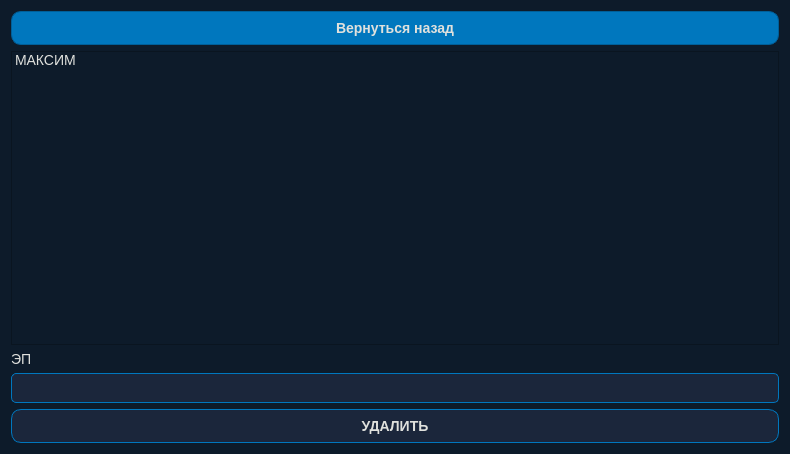
<?xml version="1.0" encoding="UTF-8"?>
<ui version="4.0">
 <class>account</class>
 <widget class="QWidget" name="account">
  <property name="geometry">
   <rect>
    <x>0</x>
    <y>0</y>
    <width>790</width>
    <height>454</height>
   </rect>
  </property>
  <property name="windowTitle">
   <string>account</string>
  </property>
  <property name="styleSheet">
   <string notr="true">/* Общий стиль для окна */
QWidget {
    background-color: #0d1b2a; /* Глубокий синий фон */
    color: #e0e1dd; /* Светло-серый текст */
    font-family: &quot;Arial&quot;, sans-serif;
    font-size: 14px;
}

/* Заголовок */
QLabel#label {
    color: #0077be; /* Ярко-синий акцент для заголовка */
    font-size: 20px;
    font-weight: bold;
    text-align: center;
    margin-bottom: 10px;
}

/* Стиль для других QLabel */
QLabel {
    color: #e0e1dd; /* Светло-серый текст */
    font-size: 14px;
}

/* Поля ввода */
QLineEdit {
    background-color: #1b263b; /* Темно-синий фон для ввода */
    border: 1px solid #0077be; /* Ярко-синяя рамка */
    color: #e0e1dd; /* Светлый текст */
    padding: 5px;
    border-radius: 5px;
}

QLineEdit:focus {
    border: 1px solid #00aaff; /* Голубая рамка при фокусе */
}

/* Кнопки */
QPushButton {
    background-color: #0077be; /* Ярко-синий фон */
    color: #e0e1dd; /* Светлый текст */
    border: 1px solid #005f99; /* Темно-синяя рамка */
    border-radius: 10px;
    padding: 8px;
    font-weight: bold;
}

QPushButton:hover {
    background-color: #005f99; /* Темно-синий фон при наведении */
    color: #e0e1dd; /* Светлый текст */
}

QPushButton:pressed {
    background-color: #003f66; /* Более глубокий синий при нажатии */
    border: 1px solid #003f66;
}

/* Кнопка регистрации (вторичная) */
QPushButton#pushButton_2 {
    background-color: #1b263b; /* Темно-синий фон */
    border: 1px solid #0077be; /* Ярко-синяя рамка */
    color: #e0e1dd; /* Светлый текст */
}

QPushButton#pushButton_2:hover {
    background-color: #0077be; /* Ярко-синий фон при наведении */
    color: #0d1b2a; /* Темный текст для контраста */
}</string>
  </property>
  <layout class="QVBoxLayout" name="verticalLayout_3">
   <item>
    <widget class="QPushButton" name="pushButton">
     <property name="text">
      <string>Вернуться назад</string>
     </property>
    </widget>
   </item>
   <item>
    <layout class="QVBoxLayout" name="verticalLayout_2">
     <item>
      <widget class="QListWidget" name="listWidget">
       <item>
        <property name="text">
         <string>МАКСИМ</string>
        </property>
       </item>
      </widget>
     </item>
     <item>
      <widget class="QLabel" name="instructionLabel">
       <property name="text">
        <string>ЭП</string>
       </property>
      </widget>
     </item>
     <item>
      <widget class="QLineEdit" name="subjectInputLineEdit"/>
     </item>
     <item>
      <widget class="QPushButton" name="pushButton_2">
       <property name="text">
        <string>УДАЛИТЬ</string>
       </property>
      </widget>
     </item>
    </layout>
   </item>
  </layout>
 </widget>
 <resources/>
 <connections/>
</ui>
